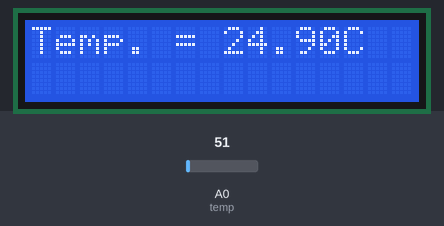
Bench run of a sketch on a simulated Arduino Uno, built with avr-gcc and run on an emulated ATmega328P. On the bench: 16×2 character LCD. Inputs (shaded band) come from the test bench; at power-on: A0 (temp) = 51.

Above: at 1.2 s.
1.3 s: A0 (temp) set to 61
At 10.3 s:
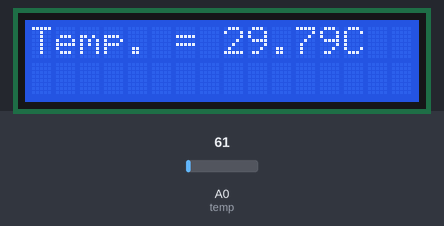
11.5 s: A0 (temp) set to 71
At 20.5 s:
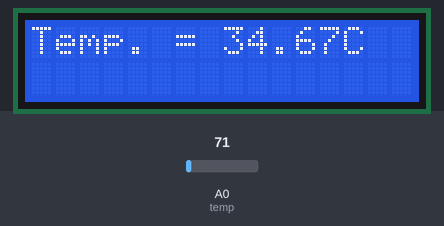
21.5 s: A0 (temp) set to 86
At 30.7 s:
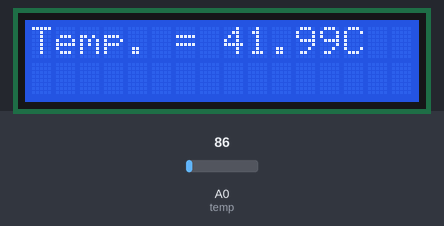
Timing chart, 0 to 32.2 s (numbered marks = the images above; inputs shaded):
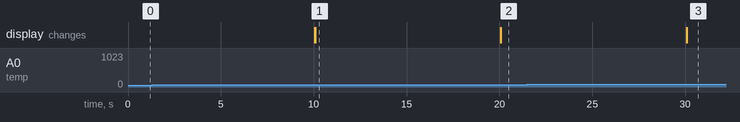

Measured:
- after the input at 1.3 s, the display: first differs from a run without the input after 8.8 s (image 1)
- after the input at 11.5 s, the display: first differs from a run without the input after 8.6 s (image 2)
- after the input at 21.5 s, the display: first differs from a run without the input after 8.6 s (image 3)

The sketch:

dht11.ino
```cpp
#include <LiquidCrystal.h>

LiquidCrystal lcd(1, 6, 2, 9, 4, 5);
int val;
int temp = 0;


void setup()
{
 lcd.begin(16,2);
Serial.begin(9600);
}

void loop()
{
 val = analogRead(temp);
 float mv = ( val/1024.0)*500;
 lcd.print("Temp. = ");
 lcd.print(mv);
 lcd.print("C");
 delay(10000);
 lcd.clear();
}
```
